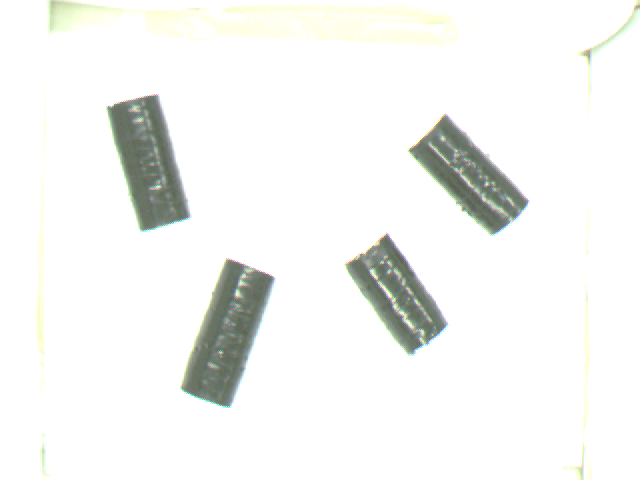
%> input picture leftimage_d1.ppm, 640 x 480 px
$ octave Coordinates.m   (GNU Octave 9; MATLAB toolbox functions it lacks are replaced by stand-ins)
%> lines starting %> are read from the running program, lines starting %| are printed output that depends on the picture; in (x1, y1, x2, y2) boxes, pixels count from 0 and x2, y2 are one past the last pixel; in counts of white or black regions, pixels touching at a corner belong together; the program's own positions count from 1
### myobjectdetection.m
function [area, centroids, orientation] = myobjectdetection(image)

left_image = imread(image);


%% Convert to gray scale
left_image2 = rgb2gray(left_image);

%%
level_l = graythresh(left_image2);
bi_left = imbinarize(left_image2, level_l);
% figure(1),
% subplot(2,2,1), imshow(bi_left);
% title('Binary image')

%%
% [5 lines of commented-out code are left out]
bi_left = ~bi_left;
bi_left4 = imfill(bi_left, 'holes');
%se = strel('line', 40,90);
%bi_left4 = imerode(bi_left4, se);
bi_left5 = bwareaopen(bi_left4,200);


% figure(1),
% subplot(2,2,2), imshow(bi_left5);
% title('Filled binary image')

%%
CC_left = bwconncomp(bi_left5);

centroid_left = regionprops(CC_left, 'centroid', 'area', 'orientation');


area = cat(1, centroid_left.Area);
centroids = cat(1, centroid_left.Centroid);
orientation = cat(1, centroid_left.Orientation);
end

### Dreconstruction.m
function M = Dreconstruction(qr, ql, cr, cl)

ur = cr(1);
vr = cr(2);

ul = cl(1);
vl = cl(2);

b(1,1) = ur*qr(3,4) - qr(1,4);
b(1,2) = vr*qr(3,4) - qr(2,4);
b(1,3) = ul*ql(3,4) - ql(1,4);
b(1,4) = vl*ql(3,4) - ql(2,4);

size(b)

A = zeros(4,3);

A(1,:) = qr(1,1:3)' - ur * qr(3,1:3)';
A(2,:) = qr(2,1:3)' - vr * qr(3,1:3)';
A(3,:) = ql(1,1:3)' - ul * ql(3,1:3)';
A(4,:) = ql(2,1:3)' - vl * ql(3,1:3)';

size(A)

M = pinv(A)*b';


end

### Coordinates.m
clear
clc

[al, cl, ol] = myobjectdetection('leftimage_d1.ppm')
%> in myobjectdetection, left_image is the input picture: size 480x640x3 uint8; mean R, G, B 243, 244.1, 241.9
%> in myobjectdetection, `left_image2 = rgb2gray(left_image);`:
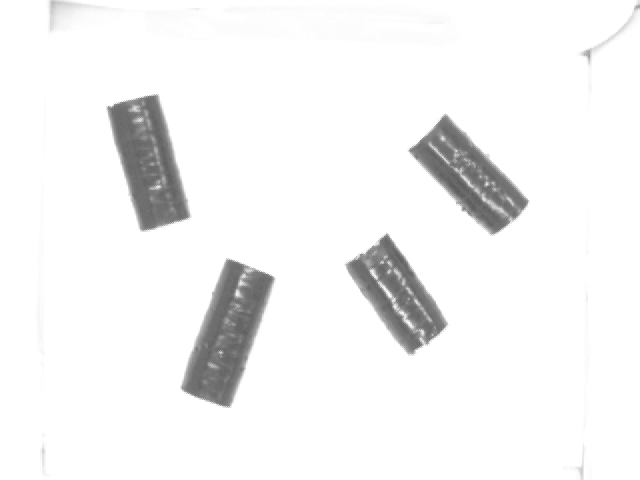
%> left_image2: size 480x640 uint8; min 91, max 255, mean 243.5
%> in myobjectdetection, `level_l = graythresh(left_image2);`: level_l = 0.741
%> in myobjectdetection, `bi_left = imbinarize(left_image2, level_l);`:
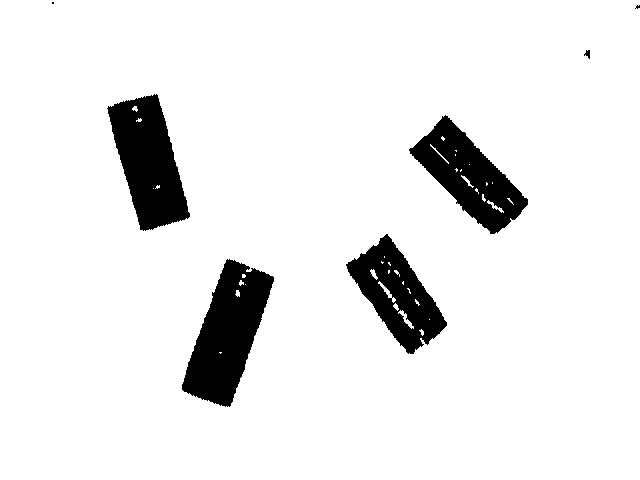
%> bi_left: size 480x640 logical; 91.7% white; 7 black regions (2 under 20 px), largest, box (x1, y1, x2, y2) and area: (182, 259, 274, 407) 7346, (107, 94, 190, 231) 6715, (409, 115, 528, 234) 6044, (346, 234, 447, 354) 5455, (584, 50, 590, 59) 32
%> in myobjectdetection, `bi_left4 = imfill(bi_left, 'holes');`:
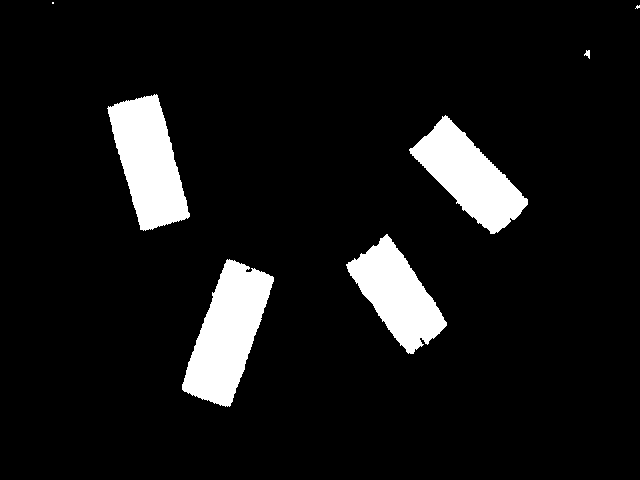
%> bi_left4: size 480x640 logical; 8.5% white; 7 white regions (2 under 20 px), largest, box (x1, y1, x2, y2) and area: (182, 259, 274, 407) 7409, (107, 94, 190, 231) 6767, (409, 115, 528, 234) 6261, (346, 234, 447, 354) 5779, (584, 50, 590, 59) 32
%> in myobjectdetection, `bi_left5 = bwareaopen(bi_left4,200);`: bi_left5: size 480x640 logical; 8.5% white; 4 white regions, box (x1, y1, x2, y2) and area: (182, 259, 274, 407) 7409, (107, 94, 190, 231) 6767, (409, 115, 528, 234) 6261, (346, 234, 447, 354) 5779
%> in myobjectdetection, `CC_left = bwconncomp(bi_left5);`: CC_left = 4 connected components
%> in myobjectdetection, `centroid_left = regionprops(CC_left, 'centroid', 'area', 'orientation');`: centroid_left = 4 regions; Area, Centroid and Orientation: 7409 [228.2 334.3] 70.94, 6767 [149.2 162.6] -74.62, 6261 [469.9 176.9] -45.47, 5779 [397.9 295.6] -55.88
%> in myobjectdetection, `area = cat(1, centroid_left.Area);`: area = [6767; 7409; 5779; 6261]
%> in myobjectdetection, `centroids = cat(1, centroid_left.Centroid);`: centroids = [149.2 162.6; 228.2 334.3; 397.9 295.6; 469.9 176.9]
%> in myobjectdetection, `orientation = cat(1, centroid_left.Orientation);`: orientation = [-74.62; 70.94; -55.88; -45.47]
%> al = [6767; 7409; 5779; 6261]; cl has the same summary as centroids in myobjectdetection; ol = [-74.62; 70.94; -55.88; -45.47]

[ar, cr, or] = myobjectdetection('rightimage_d1.ppm')
%> call 2 of myobjectdetection, with image = 'rightimage_d1.ppm'
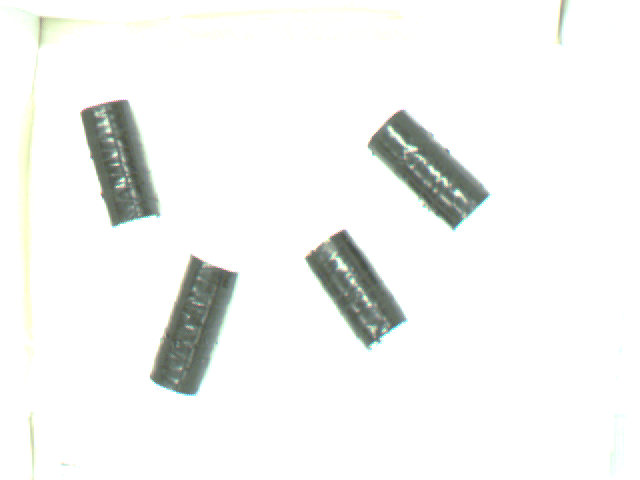
%> input picture rightimage_d1.ppm, 640 x 480 px
%> in myobjectdetection, left_image is the input picture: size 480x640x3 uint8; mean R, G, B 243.3, 244.5, 243
%> in myobjectdetection (call 2), `level_l = graythresh(left_image2);`: level_l = 0.733
%> in myobjectdetection (call 2), `bi_left = imbinarize(left_image2, level_l);`:
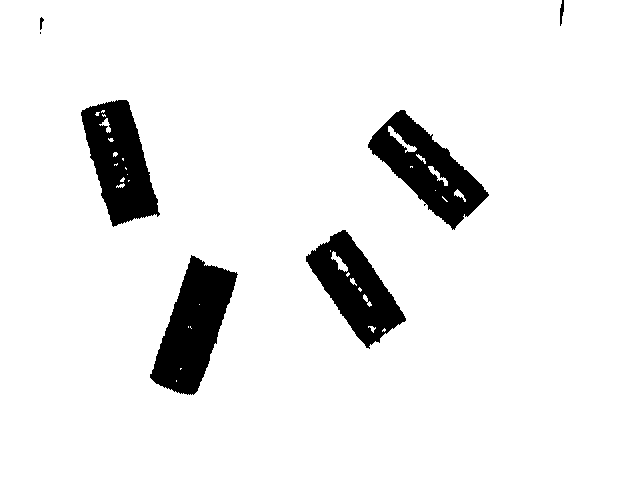
%> bi_left: size 480x640 logical; 92.3% white; 7 black regions (1 under 20 px), largest, box (x1, y1, x2, y2) and area: (150, 255, 238, 395) 6556, (368, 110, 489, 230) 5969, (81, 100, 160, 227) 5830, (306, 230, 406, 349) 5352, (560, 0, 564, 26) 66, (40, 17, 44, 30) 30
%> in myobjectdetection (call 2), `bi_left4 = imfill(bi_left, 'holes');`:
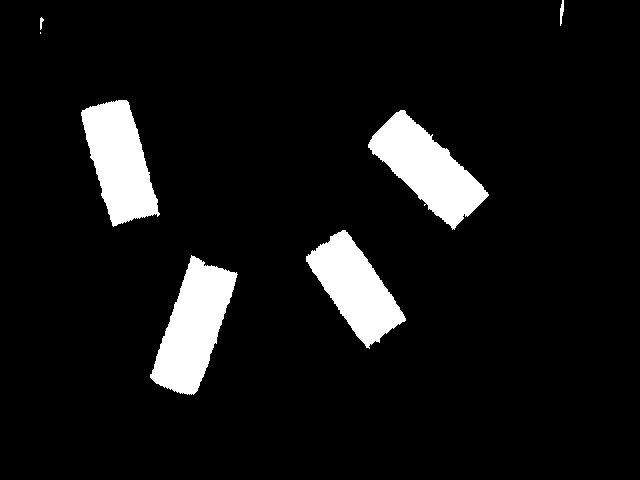
%> bi_left4: size 480x640 logical; 8% white; 7 white regions (1 under 20 px), largest, box (x1, y1, x2, y2) and area: (150, 255, 238, 395) 6567, (368, 110, 489, 230) 6386, (81, 100, 160, 227) 6029, (306, 230, 406, 349) 5623, (560, 0, 564, 26) 66, (40, 17, 44, 30) 30
%> in myobjectdetection (call 2), `bi_left5 = bwareaopen(bi_left4,200);`: bi_left5: size 480x640 logical; 8% white; 4 white regions, box (x1, y1, x2, y2) and area: (150, 255, 238, 395) 6567, (368, 110, 489, 230) 6386, (81, 100, 160, 227) 6029, (306, 230, 406, 349) 5623
%> in myobjectdetection (call 2), `centroid_left = regionprops(CC_left, 'centroid', 'area', 'orientation');`: centroid_left = 4 regions; Area, Centroid and Orientation: 6567 [194.1 327.9] 71.09, 6386 [428.2 169.6] -43.92, 6029 [120.1 162.3] -73.92, 5623 [356 288.8] -56.05
%> in myobjectdetection (call 2), `area = cat(1, centroid_left.Area);`: area = [6029; 6567; 5623; 6386]
%> in myobjectdetection (call 2), `centroids = cat(1, centroid_left.Centroid);`: centroids = [120.1 162.3; 194.1 327.9; 356 288.8; 428.2 169.6]
%> in myobjectdetection (call 2), `orientation = cat(1, centroid_left.Orientation);`: orientation = [-73.92; 71.09; -56.05; -43.92]
%> ar = [6029; 6567; 5623; 6386]; cr = [120.1 162.3; 194.1 327.9; 356 288.8; 428.2 169.6]; or = [-73.92; 71.09; -56.05; -43.92]

calib_right = load('Calib_Results_right.mat');
calib_left = load('Calib_Results_left.mat');

l_kk = calib_left.KK;
r_kk = calib_right.KK;

l_rc1 = calib_left.Rc_1;
r_rc1 = calib_right.Rc_1;

l_tc1 = calib_left.Tc_1;
r_tc1 = calib_right.Tc_1;

%%


I_l = l_kk;
I_r = r_kk;

E_l = [l_rc1, l_tc1];
E_r = [r_rc1, r_tc1];


ql = I_l*E_l;
qr = I_r*E_r;


%%

M1 = Dreconstruction(qr, ql, cr(1,:), cl(1,:))
%> in Dreconstruction, `ur = cr(1);`: ur = 120.1
%> in Dreconstruction, `vr = cr(2);`: vr = 162.3
%> in Dreconstruction, `ul = cl(1);`: ul = 149.2
%> in Dreconstruction, `vl = cl(2);`: vl = 162.6
%> in Dreconstruction, `size(b)`: ans = [1 4]
%> in Dreconstruction, `size(A)`: ans = [4 3]
%> in Dreconstruction, `M = pinv(A)*b';`: M = [118.6; -7.51; 48.98]
%> M1 = [118.6; -7.51; 48.98]
M2 = Dreconstruction(qr, ql, cr(2,:), cl(2,:))
%> M2 = [459.8; 151.8; 34.96]
M3 = Dreconstruction(qr, ql, cr(3,:), cl(3,:))
%> M3 = [376.8; 493.7; 43.47]
M4 = Dreconstruction(qr, ql, cr(4,:), cl(4,:))
%> M4 = [133.9; 638.8; 50.03]
